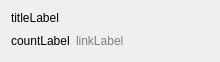
<?xml version="1.0" encoding="UTF-8"?>
<ui version="4.0">
 <class>Form</class>
 <widget class="QWidget" name="Form">
  <property name="geometry">
   <rect>
    <x>0</x>
    <y>0</y>
    <width>220</width>
    <height>54</height>
   </rect>
  </property>
  <property name="windowTitle">
   <string>Form</string>
  </property>
  <layout class="QVBoxLayout" name="verticalLayout">
   <item>
    <widget class="QLabel" name="titleLabel">
     <property name="font">
      <font>
       <pointsize>9</pointsize>
      </font>
     </property>
     <property name="text">
      <string>titleLabel</string>
     </property>
    </widget>
   </item>
   <item>
    <layout class="QHBoxLayout" name="horizontalLayout">
     <item>
      <widget class="QLabel" name="countLabel">
       <property name="font">
        <font>
         <pointsize>9</pointsize>
        </font>
       </property>
       <property name="text">
        <string>countLabel</string>
       </property>
      </widget>
     </item>
     <item>
      <widget class="QLabel" name="linkLabel">
       <property name="layoutDirection">
        <enum>Qt::LeftToRight</enum>
       </property>
       <property name="styleSheet">
        <string notr="true">color: grey;</string>
       </property>
       <property name="text">
        <string>linkLabel</string>
       </property>
      </widget>
     </item>
     <item>
      <spacer name="horizontalSpacer">
       <property name="orientation">
        <enum>Qt::Horizontal</enum>
       </property>
       <property name="sizeHint" stdset="0">
        <size>
         <width>40</width>
         <height>20</height>
        </size>
       </property>
      </spacer>
     </item>
    </layout>
   </item>
  </layout>
 </widget>
 <resources/>
 <connections/>
</ui>
